Frame 1 (no input): blank canvas, image omitted
Frame 60 (no input): blank canvas, image omitted
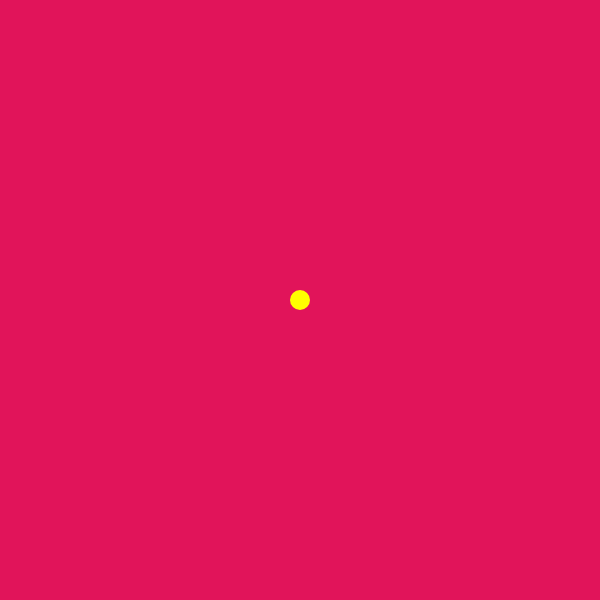
Frame 120 (the mouse pressed at the canvas centre since frame 60)

The p5.js sketch whose frames 1 and 60 were blank and that drew this single picture after the mouse press (run headless with seeded random() and noise() and a simulated clock; from frame 60 on, the mouse is pressed at the canvas centre):

// p5.js sketch
// ── sketch.js
//function is a box of code that does things that are connected
function setup() {
  createCanvas(600, 600)
  
}

function draw() {
   noStroke();
  fill("yellow");
  background(225, 20, 90);
  circle(mouseX, mouseY, 20);
}
